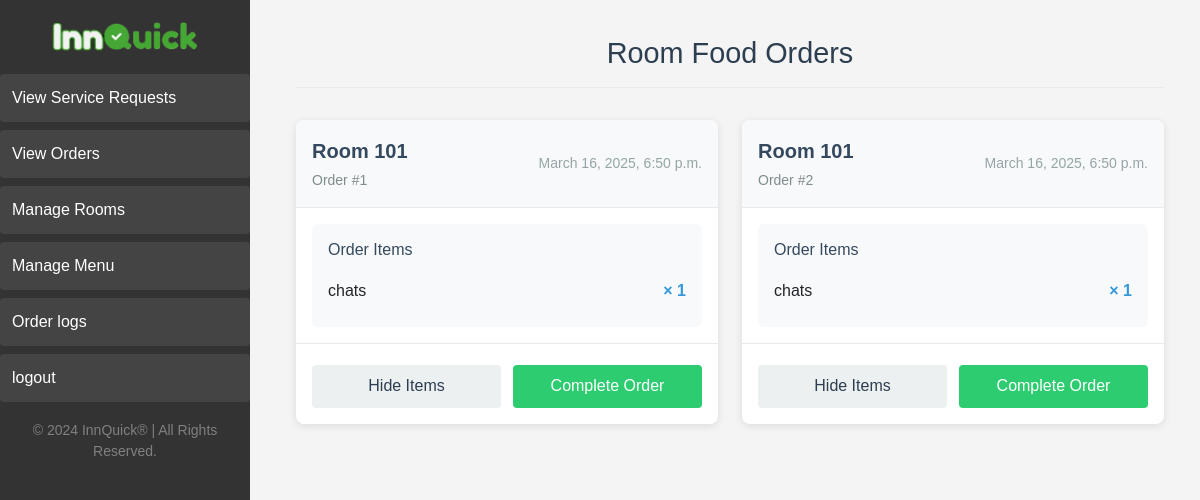
The page /menu/orders/ (signed in) on the database as committed earlier.
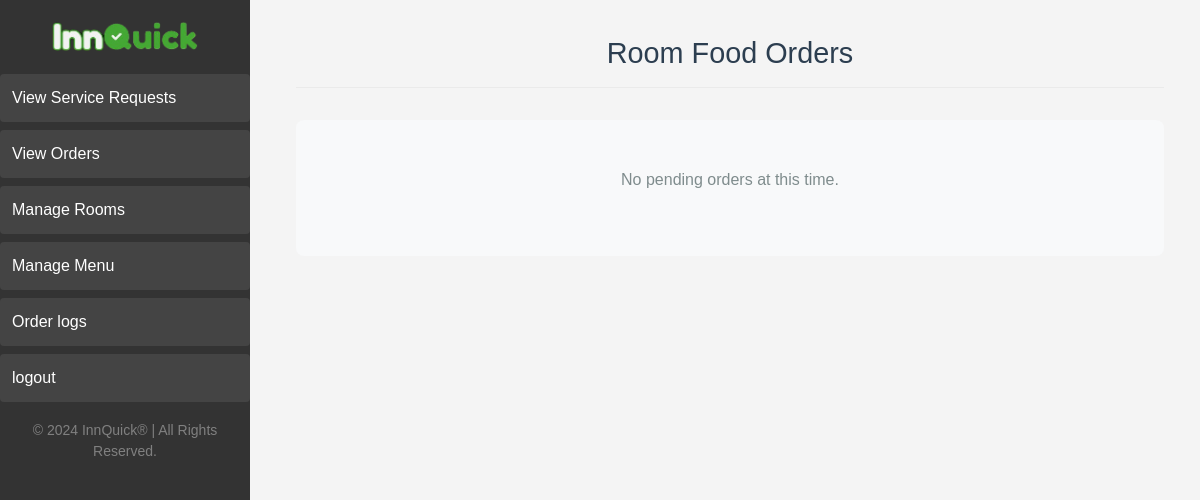
The same page on the database as committed later.
### rooms/models.py (models this page shows, shortened)
class Room(models.Model):
    number = models.CharField(max_length=10)
    user = models.ForeignKey(User, on_delete=models.CASCADE, related_name="rooms")
    url = models.CharField(max_length=255, unique=True)
    qr_code = models.ImageField(upload_to='qr_codes/', blank=True, null=True)  # Store QR code image

### menu/models.py (models this page shows, shortened)
class Order(models.Model):
  STATUS_CHOICES = [
    ('Pending', 'Pending'),
    ('Completed', 'Completed'),
  ]
  items = models.ManyToManyField(MenuItem, through='OrderItem')
  status = models.CharField(max_length=10, choices=STATUS_CHOICES, default='Pending')
  created_at = models.DateTimeField(auto_now_add=True)
  room = models.ForeignKey(Room, on_delete=models.CASCADE)
  user = models.ForeignKey(User, on_delete=models.CASCADE, related_name="orders")

class MenuItem(models.Model):
  user = models.ForeignKey(User, on_delete=models.CASCADE, related_name="menu")
  name = models.CharField(max_length=100)
  category = models.ForeignKey(Category, on_delete=models.SET_NULL, null=True, blank=True, related_name="items")
  description = models.TextField(max_length=300)
  price = models.DecimalField(max_digits=6, decimal_places=2)
  is_active = models.BooleanField(default=True)  # Toggle
  discount = models.FloatField(default=0.0)

### menu/views.py (the view)
# urls.py: path('orders/', order_list, name='order_list'),
@login_required
def order_list(request):
  orders = Order.objects.filter(user=request.user,status="Pending").prefetch_related('orderitem_set__menu_item')
  order_data = []
  for order in orders:
    items = []
    for order_item in order.orderitem_set.all():
      items.append({
        'name': order_item.menu_item.name,
        'quantity': order_item.quantity,
        'price': order_item.menu_item.price
      })
    order_data.append({
      'id': order.id,
      'room': order.room.number,
      'status': order.status,
      'created_at': order.created_at,
      'items': items
    })
  return render(request, 'ManageOrders.html', {'orders': order_data})

### templates/ManageOrders.html (shortened to what this page needs)
{% extends 'base.html' %}
{% block content %}
<div class="orders-dashboard">
  <header class="dashboard-header">
    <h1>Room Food Orders</h1>
  </header>
  <div class="orders-container">
    {% for order in orders %}
    <div class="order-card" id="order-{{ order.id }}">
      <div class="order-header">
        <div class="order-info">
          <span class="room-number">Room {{ order.room }}</span>
          <span class="order-id">Order #{{ order.id }}</span>
        </div>
        <span class="order-time">{{ order.created_at }}</span>
      </div>
      <div class="order-content">
        <div class="items-container" id="items-{{ order.id }}">
          <h3>Order Items</h3>
          <ul class="items-list">
            {% for item in order.items %}
            <li class="order-item">
              <span class="item-name">{{ item.name }}</span>
              <span class="item-quantity">× {{ item.quantity }}</span>
            </li>
            {% endfor %}
          </ul>
        </div>
      </div>
      <div class="order-actions">
        <button class="btn btn-view" onclick="toggleItems({{ order.id }})">
          <span class="btn-text">Hide Items</span>
        </button>
        <button class="btn btn-done" onclick="markAsDone({{ order.id }})">
          <span class="btn-text">Complete Order</span>
        </button>
      </div>
    </div>
    {% empty %}
    <div class="empty-state">
      <p>No pending orders at this time.</p>
    </div>
    {% endfor %}
  </div>
</div>
{% endblock %}

Rows that differ between the two databases and show on the page:
removed Room: room "101" "101"
removed Order: created_at "March 16, 2025, 6:50 p.m."
no longer on this page (row edited): MenuItem: name "chats" "chats"
removed Order: created_at "March 16, 2025, 6:50 p.m."
Other text that changed with them:
text now shown: "No pending orders at this time."
list line gone: "Room Order # 1 Order Items × 1 Hide Items Complete Order"
list line gone: "Room Order # 2 Order Items × 1 Hide Items Complete Order"
